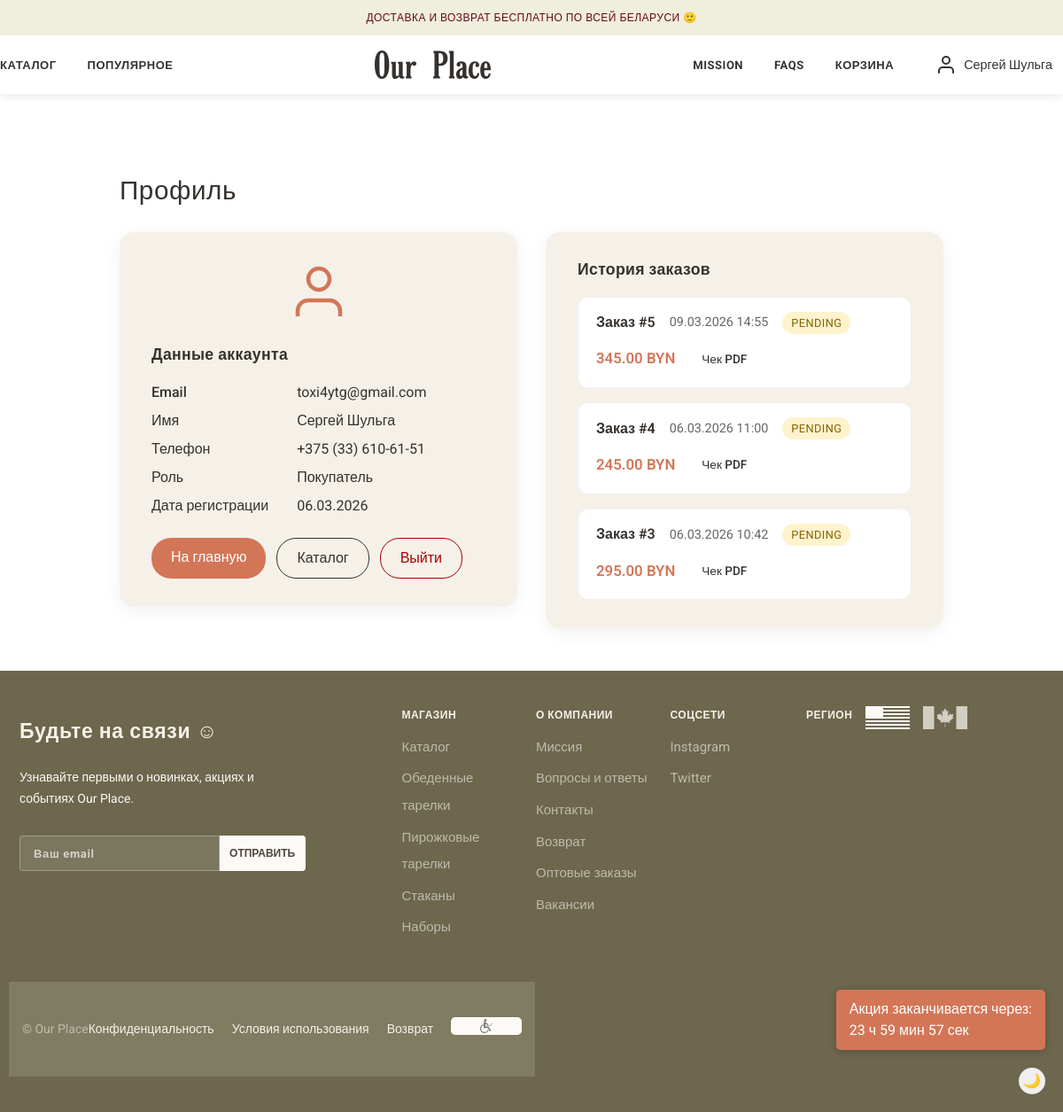
The app's page /profile.php (signed in) with its own data.
### tables this page shows
CREATE TABLE `users` (
  `id` int UNSIGNED NOT NULL,
  `email` varchar(255) NOT NULL,
  `password_hash` varchar(255) NOT NULL,
  `first_name` varchar(100) NOT NULL DEFAULT '',
  `last_name` varchar(100) NOT NULL DEFAULT '',
  `phone` varchar(50) DEFAULT NULL,
  `role` enum('customer','admin') NOT NULL DEFAULT 'customer',
  `is_active` tinyint(1) NOT NULL DEFAULT '1',
  `created_at` datetime NOT NULL DEFAULT (now()),
  `updated_at` datetime NOT NULL DEFAULT (now()) ON UPDATE CURRENT_TIMESTAMP
);

CREATE TABLE `orders` (
  `id` int UNSIGNED NOT NULL,
  `user_id` int UNSIGNED DEFAULT NULL,
  `status` enum('pending','paid','processing','shipped','delivered','cancelled') NOT NULL DEFAULT 'pending',
  `total_amount` decimal(10,2) NOT NULL DEFAULT '0.00',
  `shipping_address_id` int UNSIGNED DEFAULT NULL,
  `customer_email` varchar(255) NOT NULL,
  `customer_name` varchar(255) NOT NULL,
  `customer_phone` varchar(50) DEFAULT NULL,
  `notes` text,
  `created_at` datetime NOT NULL DEFAULT (now()),
  `updated_at` datetime NOT NULL DEFAULT (now()) ON UPDATE CURRENT_TIMESTAMP
);

### includes/auth.php (called while the page is built, shortened)
<?php
function isLoggedIn() {
    return !empty($_SESSION['user_id']);
}
function currentUser() {
    $stmt = $GLOBALS['pdo']->prepare('SELECT id, email, first_name, last_name, phone, role, created_at FROM users WHERE id = ? AND is_active = 1');
    $stmt->execute([$_SESSION['user_id']]);
    $user = $stmt->fetch();
    return $user ?: null;
}

### profile.php (the view, shortened to what this page needs)
<?php
require __DIR__ . '/includes/auth.php';
$orders = $pdo->prepare('SELECT id, total_amount, status, created_at FROM orders WHERE user_id = ? ORDER BY created_at DESC');
$orders->execute([$_SESSION['user_id']]);
$orders = $orders->fetchAll();
require __DIR__ . '/includes/header.php';
?>
    <main class="main profile-page">
      <section class="container container-profile py-5">
        <h1 class="profile-page-title">Профиль</h1>
        <div class="profile-layout">
          <div class="profile-card profile-card-main">
            <div class="profile-avatar">
              <svg xmlns="http://www.w3.org/2000/svg" width="72" height="72" viewBox="0 0 24 24" fill="none" stroke="currentColor" stroke-width="1.5"><path d="M20 21v-2a4 4 0 0 0-4-4H8a4 4 0 0 0-4 4v2"></path><circle cx="12" cy="7" r="4"></circle></svg>
            </div>
            <h2 class="profile-card-heading">Данные аккаунта</h2>
            <dl class="profile-list">
              <dt>Email</dt>
              <dd><?= htmlspecialchars($user['email']) ?></dd>
              <dt>Имя</dt>
              <dd><?= htmlspecialchars(trim($user['first_name'] . ' ' . $user['last_name']) ?: '—') ?></dd>
              <dt>Телефон</dt>
              <dd><?= htmlspecialchars($user['phone'] ?? '—') ?></dd>
              <dt>Роль</dt>
              <dd><?= $user['role'] === 'admin' ? 'Администратор' : 'Покупатель' ?></dd>
              <dt>Дата регистрации</dt>
              <dd><?= date('d.m.Y', strtotime($user['created_at'])) ?></dd>
            </dl>
            <div class="profile-actions">
              <a href="index.php" class="btn-site btn-site-primary">На главную</a>
              <a href="catalog.php" class="btn-site btn-site-outline">Каталог</a>
              <a href="logout.php" class="btn-site btn-site-logout">Выйти</a>
            </div>
          </div>
          <div class="profile-card profile-card-orders" id="orders">
            <h2 class="profile-card-heading">История заказов</h2>
            <?php if (count($orders) === 0): ?>
            <p class="profile-no-orders">У вас пока нет заказов. <a href="catalog.php">Перейти в каталог</a></p>
            <?php else: ?>
            <div class="profile-orders-list">
              <?php foreach ($orders as $o): ?>
              <div class="profile-order-item">
                <div class="profile-order-info">
                  <span class="profile-order-id">Заказ #<?= (int)$o['id'] ?></span>
                  <span class="profile-order-date"><?= date('d.m.Y H:i', strtotime($o['created_at'])) ?></span>
                  <span class="profile-order-status profile-order-status-<?= htmlspecialchars($o['status']) ?>"><?= htmlspecialchars($o['status']) ?></span>
                </div>
                <div class="profile-order-meta">
                  <span class="profile-order-total"><?= number_format($o['total_amount'], 2) ?> BYN</span>
                  <a href="receipt_pdf.php?order_id=<?= (int)$o['id'] ?>" class="btn-site btn-site-small">Чек PDF</a>
                </div>
              </div>
              <?php endforeach; ?>
            </div>
            <?php endif; ?>
          </div>
        </div>
      </section>
    </main>
<?php require __DIR__ . '/includes/footer.php';

### includes/header.php (shortened to what this page needs)
<?php
$currentUser = currentUser();
$cartCount = getCartCount();
?>
<!DOCTYPE html>
<html lang="ru">
<head>
    <link href="https://cdn.jsdelivr.net/npm/bootstrap@5.3.6/dist/css/bootstrap.min.css" rel="stylesheet">
    <link rel="stylesheet" href="css/index.css">
</head>
<body>
<div class="wrapper">
    <header class="header">
      <div class="header_banner">
        <p class="header_banner-title">Доставка и возврат бесплатно по всей Беларуси 🙂</p>
      </div>
      <div class="header_body container">
        <nav class="header_links">
          <a class="header_link" href="catalog.php">Каталог</a>
          <a class="header_link" href="index.php#products">Популярное</a>
        </nav>
        <a class="header_logo-link" href="index.php">
          <img class="header_logo" src="images/logo.svg" alt="logo" />
        </a>
        <div class="header_group">
          <nav class="header_links">
            <a class="header_link" href="index.php#mission">Mission</a>
            <a class="header_link" href="index.php#mission">FAQs</a>
            <?php if (isLoggedIn()): ?>
            <a id="header-cart-link" class="header_link header_cart-link" href="cart.php">Корзина<?= $cartCount > 0 ? ' (' . $cartCount . ')' : '' ?></a>
            <?php endif; ?>
          </nav>
          <?php if (isLoggedIn() && $currentUser): ?>
          <a href="profile.php" class="header_auth-profile" title="Профиль">
            <svg class="header_profile-icon" xmlns="http://www.w3.org/2000/svg" width="24" height="24" viewBox="0 0 24 24" fill="none" stroke="currentColor" stroke-width="2" stroke-linecap="round" stroke-linejoin="round"><path d="M20 21v-2a4 4 0 0 0-4-4H8a4 4 0 0 0-4 4v2"></path><circle cx="12" cy="7" r="4"></circle></svg>
            <span class="header_profile-name"><?= htmlspecialchars(trim($currentUser['first_name'] . ' ' . $currentUser['last_name']) ?: $currentUser['email']) ?></span>
          </a>
          <?php endif; ?>
        </div>
    </div>
    </header>

### records on screen
users: first_name+last_name "Сергей Шульга", email "toxi4ytg@gmail.com", phone "+375 (33) 610-61-51", created_at "06.03.2026"
orders: id "5", created_at "09.03.2026 14:55", status "PENDING", total_amount "345.00"
orders: id "4", created_at "06.03.2026 11:00", status "PENDING", total_amount "245.00"
orders: id "3", created_at "06.03.2026 10:42", status "PENDING", total_amount "295.00"
